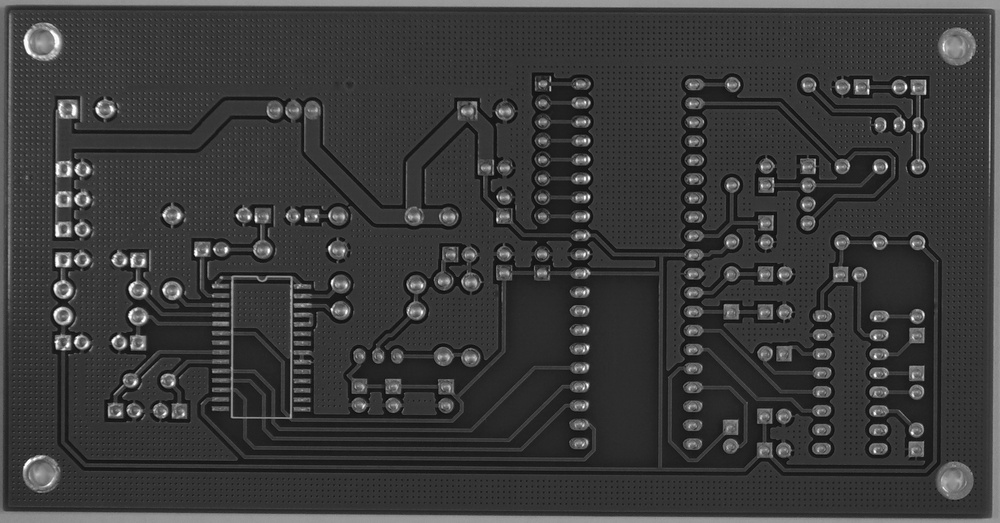
#> input picture reference.jpg, 1000 x 523 px, shrunk from 3034 x 1586 before the run
$ python -i 03_illumination.py   (imports and definitions only)
#> lines starting #> are read from the running program, lines starting #| are printed output that depends on the picture
#> further down, picture is the input picture: shape (523, 1000, 3); min 7, max 255, mean 58.3
# =========================================================================
# 03_illumination.py 概要
#
# 【在做什麼】修正「整張圖亮度不均」（有的地方亮、有的地方暗），再用 CLAHE 局部增強對比，
#            每張圖輸出兩個版本：corrected（只校正光照）與 clahe_enhanced（校正後再增強對比）。
#            對應 AOI 筆記【步驟2 轉灰階】與【步驟4 對比增強(CLAHE)】；
#            中間的「光照校正」不在你的 13 步內，標為 (筆記外)。
#
# 【流程】
#   讀 dataset/ 底下所有圖                                                    [步驟1 影像輸入]
#     └→ 轉灰階                                                             [步驟2]
#     └→ 51×51 大 kernel 高斯模糊 → 得到「背景亮度」（細節被抹掉，只剩緩慢變化的亮度）   [(筆記外)光照校正-1]
#     └→ 原圖 ÷ 背景 × 255 → corrected（亮度不均被拉平，平坦處接近 255 即全白）       [(筆記外)光照校正-2]
#     └→ CLAHE（clipLimit=2.0、8×8 區塊）→ clahe_enhanced                       [步驟4]
#     └→ 存 results/03_illumination/corrected/ 與 clahe_enhanced/
#
# 【實測】（Open_circuit/01 一張）兩個版本有 57% 像素數值完全相同，其餘平均只差 7.7 灰階，肉眼很難分辨；
#        corrected 幾乎全白（平均亮度 232）。只測 1 張，不能推到全部。
# 【注意】這支是「支線」：輸出沒有被 04～10 使用。05 另外用 illumination_utils.py 的類似做法（scale=128＋正規化）。
# 【輸入／輸出】輸入 dataset/；輸出 results/03_illumination/corrected、clahe_enhanced。
# =========================================================================
from pathlib import Path

import cv2

import cv_io

# Resolve input and output locations relative to the project root.
BASE_DIR = Path(__file__).resolve().parent.parent           # 宣告BASE_DIR紀錄路徑pcb-defect-detection
DATASET_DIR = BASE_DIR / "dataset"                          # 宣告DATASET_DIR紀錄數據集路徑pcb-defect-detection/dataset
PROCESSED_DIR = BASE_DIR / "results" / "03_illumination"    # 宣告PROCESSED_DIR紀錄處理後圖片路徑pcb-defect-detection/results/03_illumination
SUPPORTED_IMAGE_EXTENSIONS = {".jpg", ".jpeg", ".png", ".bmp", ".tif", ".tiff"} # 允許的圖片格式


def correct_illumination(image):
    """Return illumination-corrected and CLAHE-enhanced grayscale images."""
    gray = cv2.cvtColor(image, cv2.COLOR_BGR2GRAY)              # 步驟2: 將彩色圖像轉換為灰階圖像
    background = cv2.GaussianBlur(gray, (51, 51), 0)            # (筆記外)光照校正-1: 大 kernel 高斯模糊估計背景亮度（不是步驟3 去雜訊），(51, 51)是 kernel 大小，0表示自動計算標準差
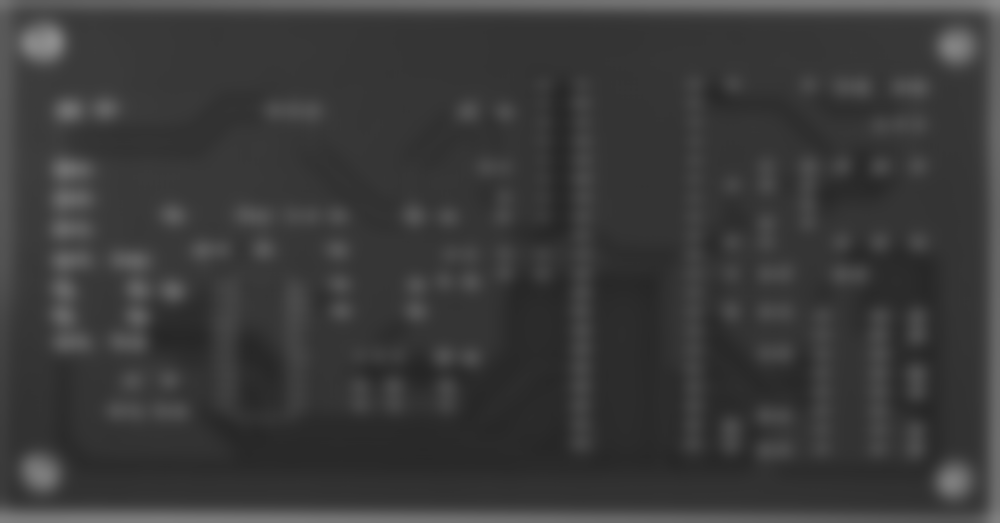
#> background: shape (523, 1000); min 38, max 142, mean 58.2
    corrected = cv2.divide(gray, background, scale=255)         # (筆記外)光照校正-2: 原圖 ÷ 背景 × 255，讓亮度不均的地方變平均（平坦處≈255，所以幾乎全白）
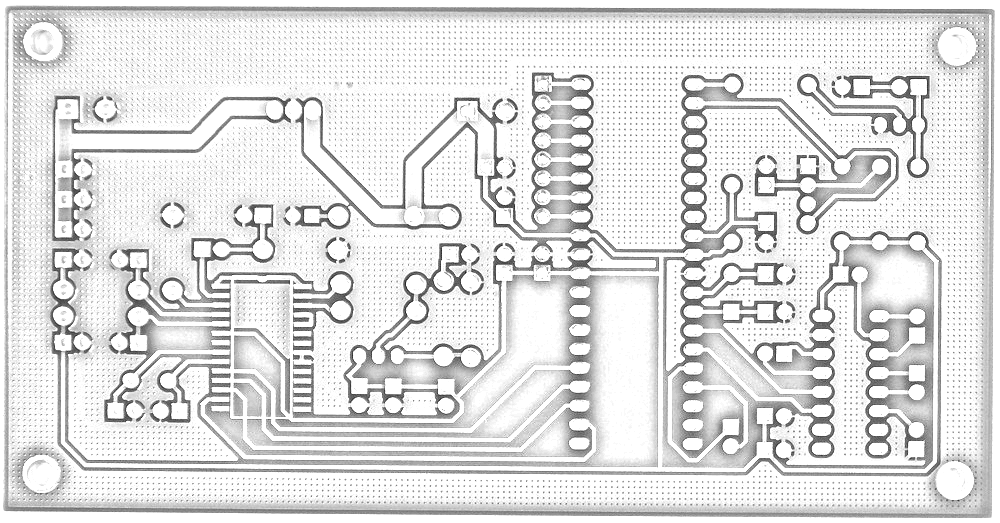
#> corrected: shape (523, 1000); min 27, max 255, mean 224.7
    clahe = cv2.createCLAHE(clipLimit=2.0, tileGridSize=(8, 8)) # 步驟4: 建立 CLAHE（限制對比放大的局部直方圖均衡），clipLimit=2.0 限制放大幅度，8×8 是分塊數
    enhanced = clahe.apply(corrected)                           # 步驟4: 對 corrected 套用 CLAHE，使缺陷和背景的灰度差拉大
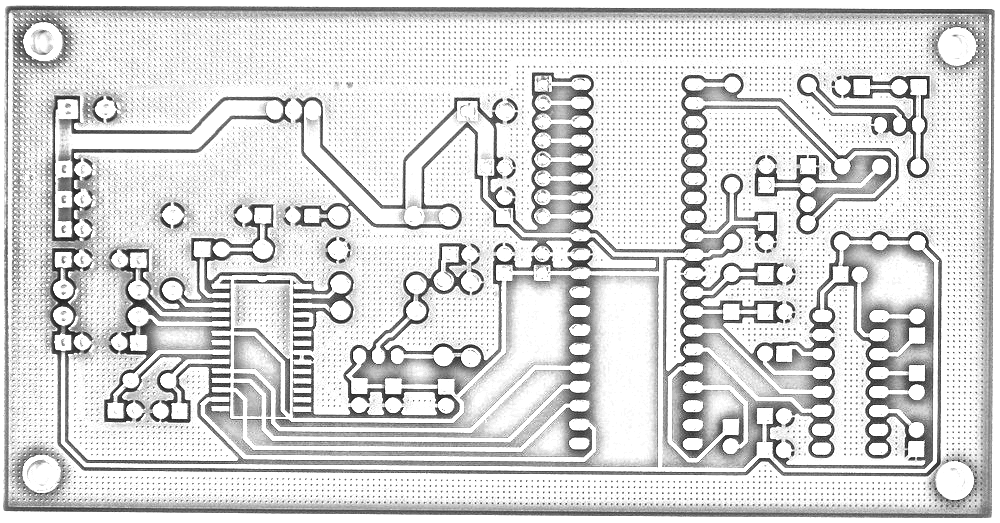
#> enhanced: shape (523, 1000); min 18, max 255, mean 214.4
    return corrected, enhanced # 回傳兩個圖像: corrected 是照明校正後的灰階圖像, enhanced 是經過CLAHE增強後的圖像


def main():
    if not DATASET_DIR.is_dir():
        raise FileNotFoundError(f"Dataset folder not found: {DATASET_DIR}") # 如果資料集資料夾不存在，則拋出 FileNotFoundError

    image_paths = sorted(
        path
        for path in DATASET_DIR.rglob("*")
        if path.is_file() and path.suffix.lower() in SUPPORTED_IMAGE_EXTENSIONS #  path.is_file()只要檔案排除資料夾 & path.suffix.lower()取副檔名並轉小寫
    ) # 排序，讓每次的順序一致
    if not image_paths:
        raise FileNotFoundError(f"No supported images found in {DATASET_DIR}") # not image_paths 在清單是空的時為真，這時主動丟出錯誤，避免後面對「0 張圖」默默跑完卻沒有輸出。

    failures = []
    processed_count = 0
    for image_path in image_paths:
        #  _______________對每張圖，決定輸出位置 _______________
        relative_path = image_path.relative_to(DATASET_DIR) # relative_to 取出「相對於 dataset 的路徑」，例如 Short/01_short_01.jpg。
        # _______________讀圖並檢查_______________
        image = cv_io.imread(str(image_path), cv2.IMREAD_COLOR) # 彩色讀入（IMREAD_COLOR）。
        if image is None:
            failures.append(f"Could not read image: {image_path}") # # 讀不到時回傳 None並記下失敗訊息
            continue # 用 continue 跳過這張，繼續下一張，不讓整個程式中斷。
        # _______________處理並存檔_______________
        corrected, enhanced = correct_illumination(image) # corrected 是照明校正後的灰階圖像, enhanced 是經過CLAHE增強後的圖像
        for stage, processed in (("corrected", corrected), ("clahe_enhanced", enhanced)): # 這裡使用 tuple unpacking 將 stage 和 processed 分別對應到 "corrected" 與 corrected 圖像，以及 "clahe_enhanced" 與 enhanced 圖像
            output_path = PROCESSED_DIR / stage / relative_path # 接到輸出資料夾後面，所以輸出也保持同樣的資料夾結構：results/03_illumination/corrected/Short/01_short_01.jpg 或 results/03_illumination/clahe_enhanced/Short/01_short_01.jpg。
            output_path.parent.mkdir(parents=True, exist_ok=True) # 先確保這張圖要放的子資料夾存在
            if not cv_io.imwrite(str(output_path), processed): # imwrite 成功回傳 True，失敗是 False
                failures.append(f"Could not save processed image: {output_path}") # 失敗一樣記錄並用continue跳過。
                break
        else:
            processed_count += 1 # 這裡的 else 對應到 for 迴圈，表示如果沒有遇到 break，則表示兩個階段的圖像都成功保存，processed_count 才會增加。
            print(f"Processed: {relative_path}")

    print(f"\nProcessed {processed_count} of {len(image_paths)} image(s).") # 顯示處理結果
    print(f"Corrected and CLAHE-enhanced images saved under: {PROCESSED_DIR}") #　顯示輸出路徑
    if failures:
        for failure in failures:
            print(f"ERROR: {failure}") # 如果有失敗，把每一筆錯誤印出來，最後丟出 RuntimeError，讓你知道「不是全部都成功」。
        raise RuntimeError(f"{len(failures)} image output(s) could not be processed.")


# [2 lines not run here, left out]

>>> import cv2
>>> picture = cv2.imread('../reference.jpg')
>>> result = correct_illumination(picture)
